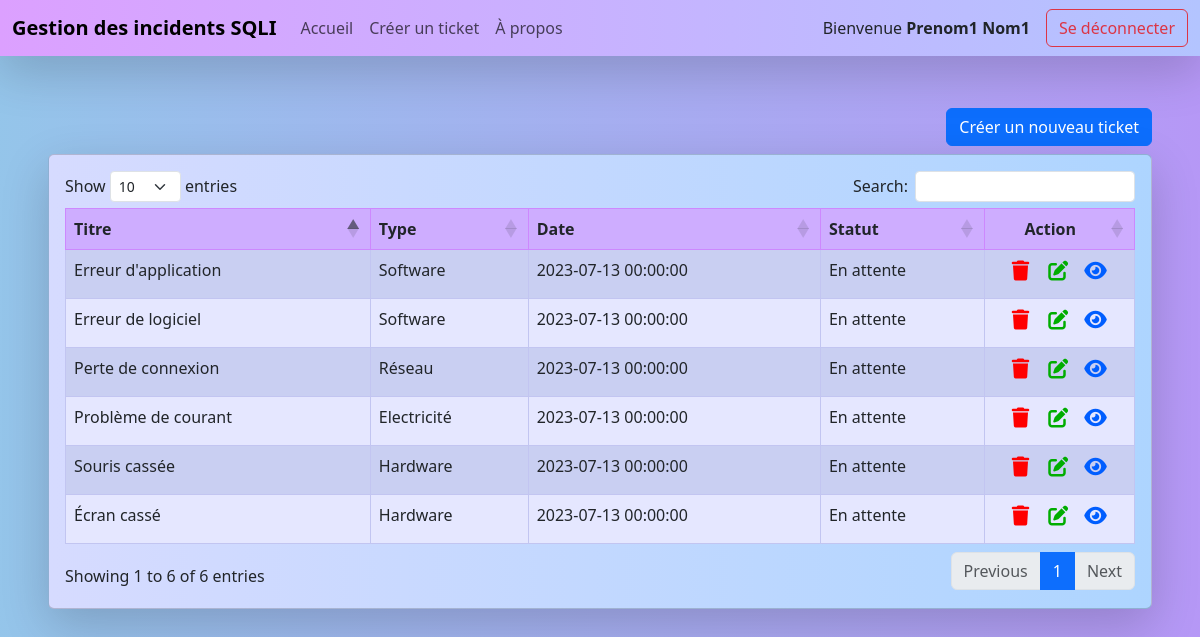
The app's page /src/views/Collaborateur/AccueilCollaborateur.php (signed in) with its own data.
### tables this page shows
CREATE TABLE incidents (
    id INTEGER PRIMARY KEY AUTO_INCREMENT,
    type VARCHAR(50) NOT NULL,
    titre VARCHAR(255) NOT NULL,
    description TEXT,
    date DATETIME NOT NULL,
    id_collaborateur INTEGER NOT NULL,
    id_technicien INTEGER,
    statut ENUM('En attente', 'En cours', 'Traité', 'Fermé'),
    last_message_sender ENUM('collaborateur', 'technicien'),
    last_message_was_seen bool DEFAULT false,
    FOREIGN KEY (id_collaborateur) REFERENCES utilisateurs(id),
    FOREIGN KEY (id_technicien) REFERENCES utilisateurs(id)
);

### src/models/Incident.php (called while the page is built, shortened)
<?php
require_once $_SERVER["DOCUMENT_ROOT"] . '/src/config/dbconfig.php';
class Incident {
    public static function getUserIncidents($user_id)
    {
        global $db;
        $stmt = $db->prepare('SELECT * FROM incidents WHERE id_collaborateur = ?');
        $stmt->execute([$user_id]);
        $arr = [];
        while ($row = $stmt->fetch(PDO::FETCH_ASSOC)) {
            $arr[] = $row;
        }
        return $arr;
    }
}

### src/views/Collaborateur/AccueilCollaborateur.php (the view, shortened to what this page needs)
<?php
$userID = $_SESSION['id'];
require_once '../../models/Incident.php';
?>
<!doctype html>
<html lang="en">
<head>
    <link href="https://cdn.jsdelivr.net/npm/bootstrap@5.3.0/dist/css/bootstrap.min.css" rel="stylesheet">
    <link rel="stylesheet" href="../../css/backgroundStyle.css">
    <link rel="stylesheet" href="https://cdnjs.cloudflare.com/ajax/libs/twitter-bootstrap/5.3.0/css/bootstrap.min.css">
    <link rel="stylesheet" href="https://cdn.datatables.net/1.13.5/css/dataTables.bootstrap5.min.css">
</head>
<body>
    <?php include 'navbarCollaborateur.php'; ?>
    <div class="container-fluid mt-1 p-5">
        <div class="d-flex justify-content-end"><a href="creerIncident.php" class="btn btn-primary mb-2">Créer un nouveau ticket</a></div>
        <div class="card shadow-lg">
            <div class="card-body">
                <table class="table table-striped table-bordered table-hover" id="table">
                    <thead>
                    <tr>
                        <th>Titre</th>
                        <th>Type</th>
                        <th>Date</th>
                        <th>Statut</th>
                        <th class="text-center">Action</th>
                    </tr>
                    </thead>
                    <tbody>
                    <?php
                    $userIncidents = Incident::getUserIncidents($userID);
                    foreach ($userIncidents as $incident) {
                        $incidentID = $incident["id"];
                        echo '<tr>';
                        echo '<td>' . $incident['titre'] . '</td>';
                        echo '<td>' . $incident['type'] . '</td>';
                        echo '<td>' . $incident['date'] . '</td>';
                        echo '<td>' . $incident['statut'] . '</td>';
                        echo '<td class="">';
                        echo "<div class='d-flex justify-content-center gap-sm-3'>";
                        echo "<a href='../../controllers/IncidentController.php?action=delete&id=$incidentID' class='hover-up'><i class='fa-solid fa-trash fa-lg' style='color: #ff0000;'></i></a>";
                        echo "<a href='../../views/Collaborateur/modifierIncident.php?id=$incidentID' class='hover-up'><i class='fa-solid fa-pen-to-square fa-lg' style='color: #00ad00;'></i></a>";
                        echo "<a href='../../controllers/IncidentController.php?action=view&id=$incidentID' class='hover-up'><i class='fa-solid fa-eye fa-lg' style='color: #005eff;'></i></a>";
                        echo "</div>";
                        echo '</td>';
                        echo '</tr>';
                    }
                    ?>
                    </tbody>
                </table>
            </div>
        </div>
    </div>
</body>
</html>

### src/css/backgroundStyle.css (style rules this page uses)
body { background: hsla(259, 84%, 78%, 1); background: linear-gradient(180deg, hsla(259, 84%, 78%, 1) 0%, hsla(206, 67%, 75%, 1) 100%); background: -moz-linear-gradient(180deg, hsla(259, 84%, 78%, 1) 0%, hsla(206, 67%, 75%, 1) 100%); background: -webkit-linear-gradient(180deg, hsla(259, 84%, 78%, 1) 0%, hsla(206, 67%, 75%, 1) 100%); }
.odd td { background-color: rgb(212, 218, 255) !important; }
.even td { background-color: rgb(229, 231, 255) !important; }
.card { background: linear-gradient(90deg, hsl(233, 100%, 92%) 0%, hsl(211, 100%, 84%) 100%); }
thead th { background-color: #ceadff !important; }
td { border-color: #c2c5f1 !important; }
th { border-color: rgba(205, 114, 253, 0.62) !important; }

### src/views/Collaborateur/AccueilCollaborateur.php (style rules this page uses)
.fa-trash { margin-right: 3px; }
.hover-up { transition: transform .3s ease-out; }

### records on screen
incidents: titre "Problème de courant", type "Electricité", date "2023-07-13 00:00:00", statut "En attente"
incidents: titre "Perte de connexion", type "Réseau", date "2023-07-13 00:00:00", statut "En attente"
incidents: titre "Écran cassé", type "Hardware", date "2023-07-13 00:00:00", statut "En attente"
incidents: titre "Erreur de logiciel", type "Software", date "2023-07-13 00:00:00", statut "En attente"
incidents: titre "Erreur d'application", type "Software", date "2023-07-13 00:00:00", statut "En attente"
incidents: titre "Souris cassée", type "Hardware", date "2023-07-13 00:00:00", statut "En attente"

### other values on screen
$_SESSION['prenom'] "Prenom1"
$_SESSION['nom'] "Nom1"
